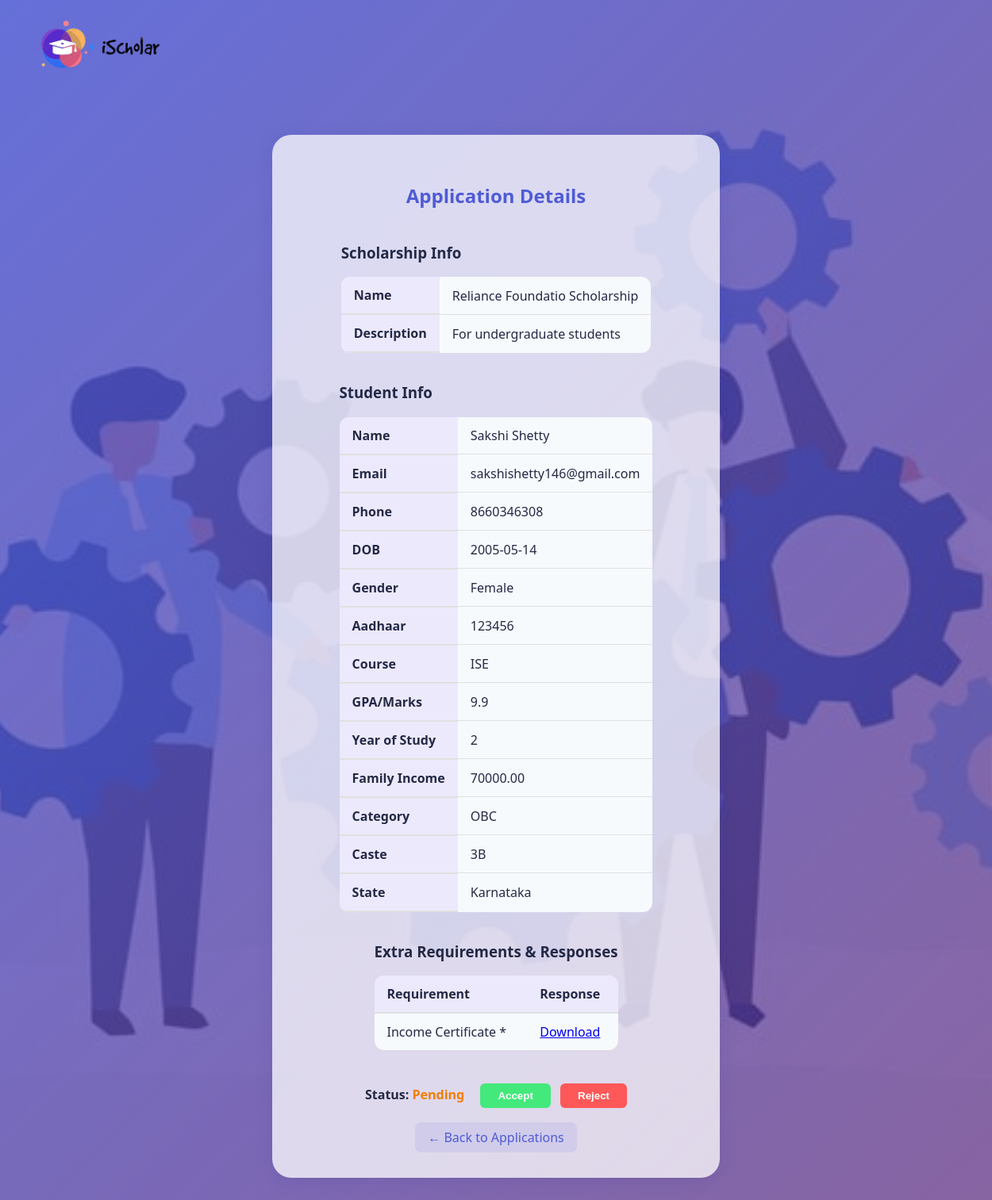
The app's page /admin/view_application_details.php?app_id=4 (signed in) with its own data.
### tables this page shows
CREATE TABLE `applications` (
  `app_id` int(11) NOT NULL,
  `student_id` int(11) DEFAULT NULL,
  `scholarship_id` int(11) DEFAULT NULL,
  `status` enum('Pending','Approved','Rejected') DEFAULT 'Pending',
  `applied_on` timestamp NOT NULL DEFAULT current_timestamp()
);

CREATE TABLE `scholarships` (
  `scholarship_id` int(11) NOT NULL,
  `name` varchar(100) DEFAULT NULL,
  `type` varchar(50) DEFAULT NULL,
  `min_gpa` float DEFAULT NULL,
  `max_income` decimal(10,2) DEFAULT NULL,
  `category` varchar(20) DEFAULT NULL,
  `caste` varchar(50) DEFAULT NULL,
  `state` varchar(50) DEFAULT NULL,
  `last_date` date DEFAULT NULL,
  `description` text DEFAULT NULL
);

CREATE TABLE `students` (
  `student_id` int(11) NOT NULL,
  `name` varchar(100) DEFAULT NULL,
  `email` varchar(100) DEFAULT NULL,
  `phone` varchar(15) DEFAULT NULL,
  `dob` date DEFAULT NULL,
  `gender` varchar(10) DEFAULT NULL,
  `aadhaar` varchar(12) DEFAULT NULL,
  `course` varchar(100) DEFAULT NULL,
  `gpa` float DEFAULT NULL,
  `year` int(11) DEFAULT NULL,
  `income` decimal(10,2) DEFAULT NULL,
  `category` varchar(20) DEFAULT NULL,
  `caste` varchar(50) DEFAULT NULL,
  `state` varchar(50) DEFAULT NULL,
  `password` varchar(255) DEFAULT NULL
);

CREATE TABLE `application_responses` (
  `id` int(11) NOT NULL,
  `application_id` int(11) NOT NULL,
  `requirement_id` int(11) NOT NULL,
  `value` text DEFAULT NULL,
  `file_path` varchar(255) DEFAULT NULL
);

CREATE TABLE `scholarship_requirements` (
  `id` int(11) NOT NULL,
  `scholarship_id` int(11) NOT NULL,
  `field_label` varchar(255) NOT NULL,
  `field_type` enum('text','textarea','number','file') NOT NULL,
  `is_required` tinyint(1) DEFAULT 0
);

### admin/view_application_details.php (the view, shortened to what this page needs)
<?php
include '../db.php';
$app_id = isset($_GET['app_id']) ? intval($_GET['app_id']) : 0;
$sql = "SELECT a.*, s.*, sc.name AS scholarship_name, sc.description AS scholarship_desc
        FROM applications a
        JOIN students s ON a.student_id = s.student_id
        JOIN scholarships sc ON a.scholarship_id = sc.scholarship_id
        WHERE a.app_id = $app_id";
$app = $conn->query($sql)->fetch_assoc();
$req_sql = "SELECT r.field_label, r.field_type, r.is_required, ar.value, ar.file_path
            FROM scholarship_requirements r
            LEFT JOIN application_responses ar ON ar.requirement_id = r.id AND ar.application_id = $app_id
            WHERE r.scholarship_id = {$app['scholarship_id']}";
$requirements = $conn->query($req_sql);
?>
<!DOCTYPE html>
<html lang="en">
<head>
</head>
<body>
    <header class="main-header">
        <a href="../index.html" class="header-title" style="text-decoration:none;color:inherit;"><img src="../assets/b5.png" alt="iScholar Logo" style="height:72px;vertical-align:middle;border-radius:12px;"></a>
    </header>
    <div class="container">
        <h2>Application Details</h2>
        <div class="section">
            <h3>Scholarship Info</h3>
            <table class="info-table">
                <tr><th>Name</th><td><?= htmlspecialchars($app['scholarship_name']) ?></td></tr>
                <tr><th>Description</th><td><?= htmlspecialchars($app['scholarship_desc']) ?></td></tr>
            </table>
        </div>
        <div class="section">
            <h3>Student Info</h3>
            <table class="info-table">
                <tr><th>Name</th><td><?= htmlspecialchars($app['name']) ?></td></tr>
                <tr><th>Email</th><td><?= htmlspecialchars($app['email']) ?></td></tr>
                <tr><th>Phone</th><td><?= htmlspecialchars($app['phone']) ?></td></tr>
                <tr><th>DOB</th><td><?= htmlspecialchars($app['dob']) ?></td></tr>
                <tr><th>Gender</th><td><?= htmlspecialchars($app['gender']) ?></td></tr>
                <tr><th>Aadhaar</th><td><?= htmlspecialchars($app['aadhaar']) ?></td></tr>
                <tr><th>Course</th><td><?= htmlspecialchars($app['course']) ?></td></tr>
                <tr><th>GPA/Marks</th><td><?= htmlspecialchars($app['gpa']) ?></td></tr>
                <tr><th>Year of Study</th><td><?= htmlspecialchars($app['year']) ?></td></tr>
                <tr><th>Family Income</th><td><?= htmlspecialchars($app['income']) ?></td></tr>
                <tr><th>Category</th><td><?= htmlspecialchars($app['category']) ?></td></tr>
                <tr><th>Caste</th><td><?= htmlspecialchars($app['caste']) ?></td></tr>
                <tr><th>State</th><td><?= htmlspecialchars($app['state']) ?></td></tr>
            </table>
        </div>
        <div class="section">
            <h3>Extra Requirements & Responses</h3>
            <table class="info-table">
                <tr><th>Requirement</th><th>Response</th></tr>
                <?php while ($req = $requirements->fetch_assoc()) { ?>
                    <tr>
                        <td><?= htmlspecialchars($req['field_label']) ?><?= $req['is_required'] ? ' *' : '' ?></td>
                        <td>
                            <?php if ($req['field_type'] === 'file' && $req['file_path']) { ?>
                                <a href="../<?= htmlspecialchars($req['file_path']) ?>" class="file-link" target="_blank">Download</a>
                            <?php } elseif ($req['field_type'] === 'textarea') { ?>
                                <div style="white-space: pre-line;"><?= htmlspecialchars($req['value']) ?></div>
                            <?php } else { ?>
                                <?= htmlspecialchars($req['value']) ?>
                            <?php } ?>
                        </td>
                    </tr>
                <?php } ?>
            </table>
        </div>
        <div style="text-align:center;margin-top:24px;">
            <strong>Status:</strong> <span style="color:<?= $app['status']==='Approved' ? '#43e97b' : ($app['status']==='Rejected' ? '#ff5858' : '#f57c00') ?>;font-weight:bold;"> <?= htmlspecialchars($app['status']) ?> </span>
            <?php if ($app['status'] === 'Pending') { ?>
                <form method="POST" style="display:inline;margin-left:16px;">
                    <button type="submit" name="action" value="accept" style="background:#43e97b;color:#fff;font-weight:bold;border:none;border-radius:6px;padding:8px 22px;margin-right:8px;cursor:pointer;">Accept</button>
                    <button type="submit" name="action" value="reject" style="background:#ff5858;color:#fff;font-weight:bold;border:none;border-radius:6px;padding:8px 22px;cursor:pointer;">Reject</button>
                </form>
            <?php } ?>
        </div>
        <a class="back-link" href="view_applications.php">&larr; Back to Applications</a>
    </div>
</body>
</html>

### admin/view_application_details.php (style rules this page uses)
body { background: linear-gradient(135deg, rgba(79,91,213,0.85) 0%, rgba(95,44,130,0.7) 100%), url('../assets/b4.jpg') no-repeat center center fixed; background-size: cover; font-family: 'Segoe UI', Tahoma, Geneva, Verdana, sans-serif; margin: 0; padding: 0; min-height: 100vh; }
.main-header { width: 100%; background: transparent; color: #fff; padding: 22px 0 16px 40px; text-align: left; font-size: 2rem; font-weight: 700; letter-spacing: 1px; position: relative; display: flex; align-items: center; justify-content: space-between; z-index: 200; flex-shrink: 0; }
.container { max-width: 500px; margin: 60px auto; background: rgba(255,255,255,0.75); border-radius: 24px; box-shadow: 0 4px 24px 0 rgba(31, 38, 135, 0.10); padding: 40px 32px 32px 32px; position: relative; z-index: 10; display: flex; flex-direction: column; align-items: center; }
h2 { text-align: center; color: #4f5bd5; margin-bottom: 24px; }
h3,strong { color: #232946; }
table { width: 100%; border-collapse: collapse; margin-bottom: 18px; background: #f7fafc; border-radius: 12px; overflow: hidden; }
th, td { padding: 12px 16px; text-align: left; white-space: nowrap; }
th { background: #ece9fc; color: #232946; font-weight: 700; border-bottom: 2px solid #e0e0e0; }
td { color: #232946; border-bottom: 1px solid #e0e0e0; }
tr:last-child td { border-bottom: none; }
.back-link { color: #4f5bd5; text-decoration: none; font-weight: 500; margin-top: 18px; display: inline-block; transition: all 0.3s ease; padding: 8px 16px; border-radius: 8px; background: rgba(79, 91, 213, 0.1); }

### records on screen
applications: scholarship.name "Reliance Foundatio Scholarship", scholarship.description "For undergraduate students", student.name "Sakshi Shetty", student.email "sakshishetty146@gmail.com", student.phone "8660346308", student.dob "2005-05-14", student.gender "Female", student.aadhaar "123456", student.course "ISE", student.gpa "9.9", student.year "2", student.income "70000.00", student.category "OBC", student.caste "3B", student.state "Karnataka", status "Pending"
application_responses: requirement.field_label "Income Certificate"
